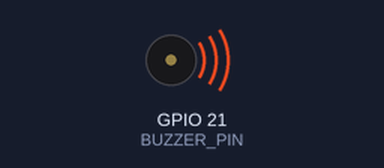
Simulated run of this program. Board: Raspberry Pi (BCM pin numbers). On the bench: buzzer (waves = sounding).

Above: at 0.2 s.
At 5.5 s:
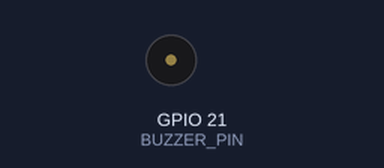
Timing chart, 0 to 8.5 s (numbered marks = the images above):
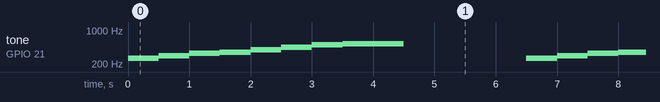

Measured:
- by itself, tone on GPIO 21 (BUZZER_PIN): repeats every 6.5 s: 294 Hz 0.50 s, 330 Hz 0.50 s, 349 Hz 0.50 s, 392 Hz 0.50 s, 440 Hz 0.50 s, 494 Hz 0.50 s, 523 Hz 1.0 s, silent 2.0 s, 262 Hz 0.50 s

The program:

_08_Buzzer_Melody.py
```python
# Program to control the Melody Buzzer
import RPi.GPIO as GPIO
import time

GPIO.setwarnings(False)
GPIO.setmode(GPIO.BCM)
BUZZER_PIN = 21
GPIO.setup(BUZZER_PIN, GPIO.OUT)
melody = [
    (262, 0.5),
    (294, 0.5),
    (330, 0.5),
    (349, 0.5),
    (392, 0.5),
    (440, 0.5),
    (494, 0.5),
    (523, 1.0)
]

def play_melody():
    pwm = GPIO.PWM(BUZZER_PIN, 440)
    pwm.start(50)
    for note, duration in melody:
        pwm.ChangeFrequency(note)
        time.sleep(duration)
    pwm.stop()

if __name__ == "__main__":
    try:
        while True:
            play_melody()
            time.sleep(2)
    except KeyboardInterrupt:
        print("Program interrupted")
    finally:
        GPIO.cleanup()
        print("GPIO cleaned up")
```
